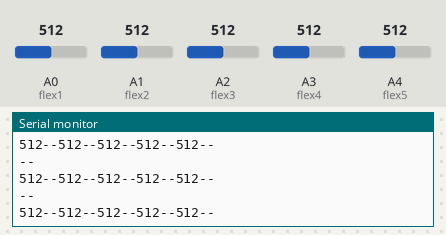
Bench run of a sketch on a simulated Arduino Uno, built with avr-gcc and run on an emulated ATmega328P. On the bench: the last lines printed to the serial monitor. The test bench sets the inputs (shaded band); at power-on: A0 (flex1) = 512, A1 (flex2) = 512, A2 (flex3) = 512, A3 (flex4) = 512, A4 (flex5) = 512.

Above: at 2.2 s.
2.3 s: A0 (flex1) set to 716
At 2.45 s:
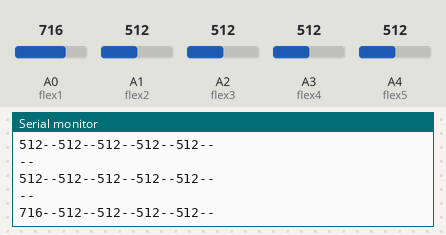
3.8 s: A1 (flex2) set to 716
At 3.83 s:
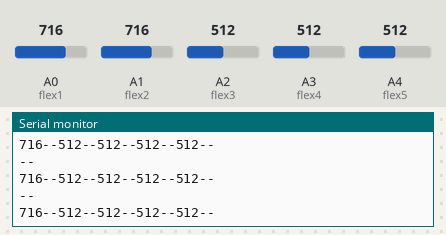
5.3 s: A2 (flex3) set to 716
At 5.37 s:
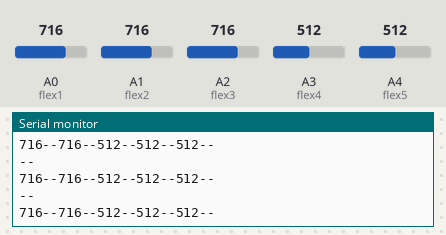
6.8 s: A3 (flex4) set to 716
At 6.83 s:
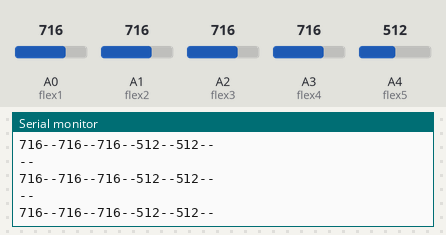
8.3 s: A4 (flex5) set to 716
At 8.38 s:
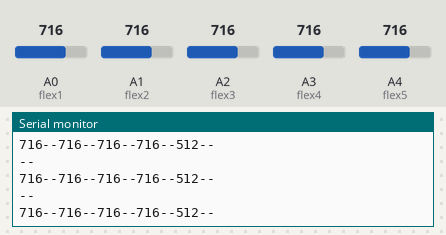
9.8 s: A0 (flex1) set to 992
At 9.92 s:
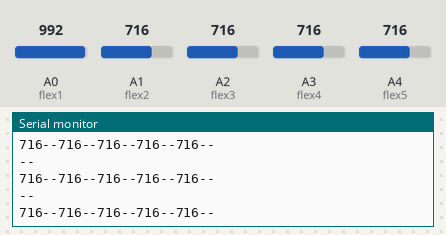
Timing chart, 0 to 12.3 s (numbered marks = the images above; inputs shaded):
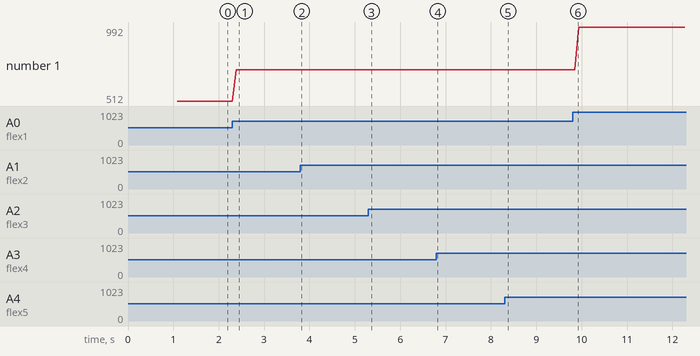

The sketch:

transmitter.ino
```cpp
#include <Servo.h>
#include <SoftwareSerial.h>
#include <ArduinoJson.h>


const byte rxPin = 3;
const byte txPin = 2;
SoftwareSerial bluetooth(rxPin, txPin);  //rx - tx

int flex1 = A0;
int flex2 = A1;
int flex3 = A2;
int flex4 = A3;
int flex5 = A4;

JsonDocument values;

void setup() {
  Serial.begin(9600);
  bluetooth.begin(9600);

  delay(1000);  // Wait for HC-05 module to initialize
}


void loop() {
  int flex1_pos;
  int servo1_pos;

  flex1_pos = analogRead(flex1);
  servo1_pos = map(flex1_pos, 840, 900, 0, 180);
  servo1_pos = constrain(servo1_pos, 0, 180);
  values["servo1pos"] = servo1_pos;

  int flex2_pos;
  int servo2_pos;

  flex2_pos = analogRead(flex2);
  servo2_pos = map(flex2_pos, 840, 900, 0, 180);
  servo2_pos = constrain(servo2_pos, 0, 180);
  values["servo2pos"] = servo2_pos;

  int flex3_pos;
  int servo3_pos;

  flex3_pos = analogRead(flex3);
  servo3_pos = map(flex3_pos, 840, 900, 0, 180);
  servo3_pos = constrain(servo3_pos, 0, 180);
  values["servo3pos"] = servo3_pos;


  int flex4_pos;
  int servo4_pos;

  flex4_pos = analogRead(flex4);
  servo4_pos = map(flex4_pos, 840, 900, 0, 180);
  servo4_pos = constrain(servo4_pos, 0, 180);
  values["servo4pos"] = servo4_pos;


  int flex5_pos;
  int servo5_pos;

  flex5_pos = analogRead(flex5);
  servo5_pos = map(flex5_pos, 1000, 900, 0, 180);
  servo5_pos = constrain(servo5_pos, 0, 180);
  values["servo5pos"] = servo5_pos;


  serializeJson(values, bluetooth);


  Serial.println("--");
  Serial.print(flex1_pos);
  Serial.print("--");
  Serial.print(flex2_pos);
  Serial.print("--");
  Serial.print(flex3_pos);
  Serial.print("--");
  Serial.print(flex4_pos);
  Serial.print("--");
  Serial.print(flex5_pos);
  Serial.println("--");


}
```

Measured:
- after the input at 2.3 s, the serial monitor: prints a new line after 0.08 s (image 1)
- plotted number 1: 512 → 716 after the input at 2.3 s, 716 → 992 after the input at 9.8 s
